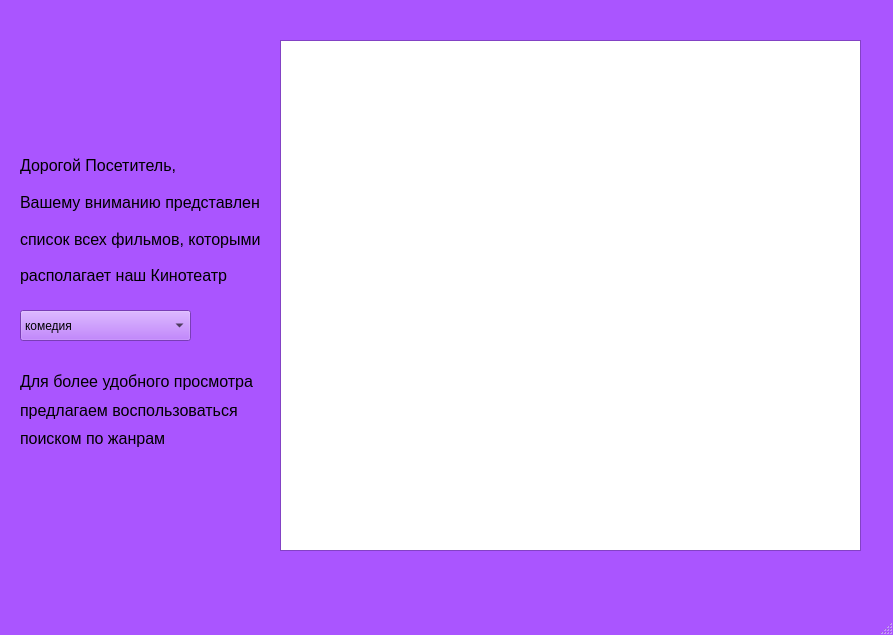
<?xml version="1.0" encoding="UTF-8"?>
<ui version="4.0">
 <class>MainWindow</class>
 <widget class="QMainWindow" name="MainWindow">
  <property name="geometry">
   <rect>
    <x>0</x>
    <y>0</y>
    <width>893</width>
    <height>635</height>
   </rect>
  </property>
  <property name="palette">
   <palette>
    <active>
     <colorrole role="WindowText">
      <brush brushstyle="SolidPattern">
       <color alpha="255">
        <red>0</red>
        <green>0</green>
        <blue>0</blue>
       </color>
      </brush>
     </colorrole>
     <colorrole role="Button">
      <brush brushstyle="SolidPattern">
       <color alpha="255">
        <red>170</red>
        <green>85</green>
        <blue>255</blue>
       </color>
      </brush>
     </colorrole>
     <colorrole role="Light">
      <brush brushstyle="SolidPattern">
       <color alpha="255">
        <red>234</red>
        <green>213</green>
        <blue>255</blue>
       </color>
      </brush>
     </colorrole>
     <colorrole role="Midlight">
      <brush brushstyle="SolidPattern">
       <color alpha="255">
        <red>202</red>
        <green>149</green>
        <blue>255</blue>
       </color>
      </brush>
     </colorrole>
     <colorrole role="Dark">
      <brush brushstyle="SolidPattern">
       <color alpha="255">
        <red>85</red>
        <green>42</green>
        <blue>127</blue>
       </color>
      </brush>
     </colorrole>
     <colorrole role="Mid">
      <brush brushstyle="SolidPattern">
       <color alpha="255">
        <red>113</red>
        <green>56</green>
        <blue>170</blue>
       </color>
      </brush>
     </colorrole>
     <colorrole role="Text">
      <brush brushstyle="SolidPattern">
       <color alpha="255">
        <red>0</red>
        <green>0</green>
        <blue>0</blue>
       </color>
      </brush>
     </colorrole>
     <colorrole role="BrightText">
      <brush brushstyle="SolidPattern">
       <color alpha="255">
        <red>255</red>
        <green>255</green>
        <blue>255</blue>
       </color>
      </brush>
     </colorrole>
     <colorrole role="ButtonText">
      <brush brushstyle="SolidPattern">
       <color alpha="255">
        <red>0</red>
        <green>0</green>
        <blue>0</blue>
       </color>
      </brush>
     </colorrole>
     <colorrole role="Base">
      <brush brushstyle="SolidPattern">
       <color alpha="255">
        <red>255</red>
        <green>255</green>
        <blue>255</blue>
       </color>
      </brush>
     </colorrole>
     <colorrole role="Window">
      <brush brushstyle="SolidPattern">
       <color alpha="255">
        <red>170</red>
        <green>85</green>
        <blue>255</blue>
       </color>
      </brush>
     </colorrole>
     <colorrole role="Shadow">
      <brush brushstyle="SolidPattern">
       <color alpha="255">
        <red>0</red>
        <green>0</green>
        <blue>0</blue>
       </color>
      </brush>
     </colorrole>
     <colorrole role="AlternateBase">
      <brush brushstyle="SolidPattern">
       <color alpha="255">
        <red>212</red>
        <green>170</green>
        <blue>255</blue>
       </color>
      </brush>
     </colorrole>
     <colorrole role="ToolTipBase">
      <brush brushstyle="SolidPattern">
       <color alpha="255">
        <red>255</red>
        <green>255</green>
        <blue>220</blue>
       </color>
      </brush>
     </colorrole>
     <colorrole role="ToolTipText">
      <brush brushstyle="SolidPattern">
       <color alpha="255">
        <red>0</red>
        <green>0</green>
        <blue>0</blue>
       </color>
      </brush>
     </colorrole>
    </active>
    <inactive>
     <colorrole role="WindowText">
      <brush brushstyle="SolidPattern">
       <color alpha="255">
        <red>0</red>
        <green>0</green>
        <blue>0</blue>
       </color>
      </brush>
     </colorrole>
     <colorrole role="Button">
      <brush brushstyle="SolidPattern">
       <color alpha="255">
        <red>170</red>
        <green>85</green>
        <blue>255</blue>
       </color>
      </brush>
     </colorrole>
     <colorrole role="Light">
      <brush brushstyle="SolidPattern">
       <color alpha="255">
        <red>234</red>
        <green>213</green>
        <blue>255</blue>
       </color>
      </brush>
     </colorrole>
     <colorrole role="Midlight">
      <brush brushstyle="SolidPattern">
       <color alpha="255">
        <red>202</red>
        <green>149</green>
        <blue>255</blue>
       </color>
      </brush>
     </colorrole>
     <colorrole role="Dark">
      <brush brushstyle="SolidPattern">
       <color alpha="255">
        <red>85</red>
        <green>42</green>
        <blue>127</blue>
       </color>
      </brush>
     </colorrole>
     <colorrole role="Mid">
      <brush brushstyle="SolidPattern">
       <color alpha="255">
        <red>113</red>
        <green>56</green>
        <blue>170</blue>
       </color>
      </brush>
     </colorrole>
     <colorrole role="Text">
      <brush brushstyle="SolidPattern">
       <color alpha="255">
        <red>0</red>
        <green>0</green>
        <blue>0</blue>
       </color>
      </brush>
     </colorrole>
     <colorrole role="BrightText">
      <brush brushstyle="SolidPattern">
       <color alpha="255">
        <red>255</red>
        <green>255</green>
        <blue>255</blue>
       </color>
      </brush>
     </colorrole>
     <colorrole role="ButtonText">
      <brush brushstyle="SolidPattern">
       <color alpha="255">
        <red>0</red>
        <green>0</green>
        <blue>0</blue>
       </color>
      </brush>
     </colorrole>
     <colorrole role="Base">
      <brush brushstyle="SolidPattern">
       <color alpha="255">
        <red>255</red>
        <green>255</green>
        <blue>255</blue>
       </color>
      </brush>
     </colorrole>
     <colorrole role="Window">
      <brush brushstyle="SolidPattern">
       <color alpha="255">
        <red>170</red>
        <green>85</green>
        <blue>255</blue>
       </color>
      </brush>
     </colorrole>
     <colorrole role="Shadow">
      <brush brushstyle="SolidPattern">
       <color alpha="255">
        <red>0</red>
        <green>0</green>
        <blue>0</blue>
       </color>
      </brush>
     </colorrole>
     <colorrole role="AlternateBase">
      <brush brushstyle="SolidPattern">
       <color alpha="255">
        <red>212</red>
        <green>170</green>
        <blue>255</blue>
       </color>
      </brush>
     </colorrole>
     <colorrole role="ToolTipBase">
      <brush brushstyle="SolidPattern">
       <color alpha="255">
        <red>255</red>
        <green>255</green>
        <blue>220</blue>
       </color>
      </brush>
     </colorrole>
     <colorrole role="ToolTipText">
      <brush brushstyle="SolidPattern">
       <color alpha="255">
        <red>0</red>
        <green>0</green>
        <blue>0</blue>
       </color>
      </brush>
     </colorrole>
    </inactive>
    <disabled>
     <colorrole role="WindowText">
      <brush brushstyle="SolidPattern">
       <color alpha="255">
        <red>85</red>
        <green>42</green>
        <blue>127</blue>
       </color>
      </brush>
     </colorrole>
     <colorrole role="Button">
      <brush brushstyle="SolidPattern">
       <color alpha="255">
        <red>170</red>
        <green>85</green>
        <blue>255</blue>
       </color>
      </brush>
     </colorrole>
     <colorrole role="Light">
      <brush brushstyle="SolidPattern">
       <color alpha="255">
        <red>234</red>
        <green>213</green>
        <blue>255</blue>
       </color>
      </brush>
     </colorrole>
     <colorrole role="Midlight">
      <brush brushstyle="SolidPattern">
       <color alpha="255">
        <red>202</red>
        <green>149</green>
        <blue>255</blue>
       </color>
      </brush>
     </colorrole>
     <colorrole role="Dark">
      <brush brushstyle="SolidPattern">
       <color alpha="255">
        <red>85</red>
        <green>42</green>
        <blue>127</blue>
       </color>
      </brush>
     </colorrole>
     <colorrole role="Mid">
      <brush brushstyle="SolidPattern">
       <color alpha="255">
        <red>113</red>
        <green>56</green>
        <blue>170</blue>
       </color>
      </brush>
     </colorrole>
     <colorrole role="Text">
      <brush brushstyle="SolidPattern">
       <color alpha="255">
        <red>85</red>
        <green>42</green>
        <blue>127</blue>
       </color>
      </brush>
     </colorrole>
     <colorrole role="BrightText">
      <brush brushstyle="SolidPattern">
       <color alpha="255">
        <red>255</red>
        <green>255</green>
        <blue>255</blue>
       </color>
      </brush>
     </colorrole>
     <colorrole role="ButtonText">
      <brush brushstyle="SolidPattern">
       <color alpha="255">
        <red>85</red>
        <green>42</green>
        <blue>127</blue>
       </color>
      </brush>
     </colorrole>
     <colorrole role="Base">
      <brush brushstyle="SolidPattern">
       <color alpha="255">
        <red>170</red>
        <green>85</green>
        <blue>255</blue>
       </color>
      </brush>
     </colorrole>
     <colorrole role="Window">
      <brush brushstyle="SolidPattern">
       <color alpha="255">
        <red>170</red>
        <green>85</green>
        <blue>255</blue>
       </color>
      </brush>
     </colorrole>
     <colorrole role="Shadow">
      <brush brushstyle="SolidPattern">
       <color alpha="255">
        <red>0</red>
        <green>0</green>
        <blue>0</blue>
       </color>
      </brush>
     </colorrole>
     <colorrole role="AlternateBase">
      <brush brushstyle="SolidPattern">
       <color alpha="255">
        <red>170</red>
        <green>85</green>
        <blue>255</blue>
       </color>
      </brush>
     </colorrole>
     <colorrole role="ToolTipBase">
      <brush brushstyle="SolidPattern">
       <color alpha="255">
        <red>255</red>
        <green>255</green>
        <blue>220</blue>
       </color>
      </brush>
     </colorrole>
     <colorrole role="ToolTipText">
      <brush brushstyle="SolidPattern">
       <color alpha="255">
        <red>0</red>
        <green>0</green>
        <blue>0</blue>
       </color>
      </brush>
     </colorrole>
    </disabled>
   </palette>
  </property>
  <property name="windowTitle">
   <string>MainWindow</string>
  </property>
  <widget class="QWidget" name="centralwidget">
   <widget class="QComboBox" name="comboBox">
    <property name="geometry">
     <rect>
      <x>20</x>
      <y>310</y>
      <width>171</width>
      <height>31</height>
     </rect>
    </property>
    <item>
     <property name="text">
      <string>комедия</string>
     </property>
    </item>
    <item>
     <property name="text">
      <string>нуар</string>
     </property>
    </item>
    <item>
     <property name="text">
      <string>ужасы</string>
     </property>
    </item>
    <item>
     <property name="text">
      <string>драма</string>
     </property>
    </item>
    <item>
     <property name="text">
      <string>мелодрама</string>
     </property>
    </item>
    <item>
     <property name="text">
      <string>детектив</string>
     </property>
    </item>
    <item>
     <property name="text">
      <string>документальный</string>
     </property>
    </item>
    <item>
     <property name="text">
      <string>музыка</string>
     </property>
    </item>
    <item>
     <property name="text">
      <string>фантастика</string>
     </property>
    </item>
    <item>
     <property name="text">
      <string>анимация</string>
     </property>
    </item>
    <item>
     <property name="text">
      <string>биография</string>
     </property>
    </item>
    <item>
     <property name="text">
      <string>боевик</string>
     </property>
    </item>
    <item>
     <property name="text">
      <string>приключения</string>
     </property>
    </item>
    <item>
     <property name="text">
      <string>война</string>
     </property>
    </item>
    <item>
     <property name="text">
      <string>семейный</string>
     </property>
    </item>
    <item>
     <property name="text">
      <string>триллер</string>
     </property>
    </item>
    <item>
     <property name="text">
      <string>фэнтези</string>
     </property>
    </item>
    <item>
     <property name="text">
      <string>вестерн</string>
     </property>
    </item>
    <item>
     <property name="text">
      <string>мистика</string>
     </property>
    </item>
    <item>
     <property name="text">
      <string>исторический</string>
     </property>
    </item>
    <item>
     <property name="text">
      <string>короткометражный</string>
     </property>
    </item>
    <item>
     <property name="text">
      <string>мюзикл</string>
     </property>
    </item>
   </widget>
   <widget class="QTableView" name="tableView">
    <property name="geometry">
     <rect>
      <x>280</x>
      <y>40</y>
      <width>581</width>
      <height>511</height>
     </rect>
    </property>
   </widget>
   <widget class="QWidget" name="verticalLayoutWidget">
    <property name="geometry">
     <rect>
      <x>20</x>
      <y>150</y>
      <width>241</width>
      <height>141</height>
     </rect>
    </property>
    <layout class="QVBoxLayout" name="verticalLayout">
     <item>
      <widget class="QLabel" name="label_2">
       <property name="font">
        <font>
         <pointsize>12</pointsize>
        </font>
       </property>
       <property name="text">
        <string>Дорогой Посетитель,</string>
       </property>
      </widget>
     </item>
     <item>
      <widget class="QLabel" name="label">
       <property name="font">
        <font>
         <pointsize>12</pointsize>
        </font>
       </property>
       <property name="text">
        <string>Вашему вниманию представлен</string>
       </property>
      </widget>
     </item>
     <item>
      <widget class="QLabel" name="label_3">
       <property name="font">
        <font>
         <pointsize>12</pointsize>
        </font>
       </property>
       <property name="text">
        <string>список всех фильмов, которыми</string>
       </property>
      </widget>
     </item>
     <item>
      <widget class="QLabel" name="label_4">
       <property name="font">
        <font>
         <pointsize>12</pointsize>
        </font>
       </property>
       <property name="text">
        <string>располагает наш Кинотеатр</string>
       </property>
      </widget>
     </item>
    </layout>
   </widget>
   <widget class="QWidget" name="verticalLayoutWidget_2">
    <property name="geometry">
     <rect>
      <x>20</x>
      <y>370</y>
      <width>235</width>
      <height>80</height>
     </rect>
    </property>
    <layout class="QVBoxLayout" name="verticalLayout_2">
     <item>
      <widget class="QLabel" name="label_5">
       <property name="font">
        <font>
         <pointsize>12</pointsize>
        </font>
       </property>
       <property name="text">
        <string>Для более удобного просмотра</string>
       </property>
      </widget>
     </item>
     <item>
      <widget class="QLabel" name="label_6">
       <property name="font">
        <font>
         <pointsize>12</pointsize>
        </font>
       </property>
       <property name="text">
        <string>предлагаем воспользоваться</string>
       </property>
      </widget>
     </item>
     <item>
      <widget class="QLabel" name="label_7">
       <property name="font">
        <font>
         <pointsize>12</pointsize>
        </font>
       </property>
       <property name="text">
        <string>поиском по жанрам</string>
       </property>
      </widget>
     </item>
    </layout>
   </widget>
  </widget>
  <widget class="QMenuBar" name="menubar">
   <property name="geometry">
    <rect>
     <x>0</x>
     <y>0</y>
     <width>893</width>
     <height>21</height>
    </rect>
   </property>
  </widget>
  <widget class="QStatusBar" name="statusbar"/>
 </widget>
 <resources/>
 <connections/>
</ui>
